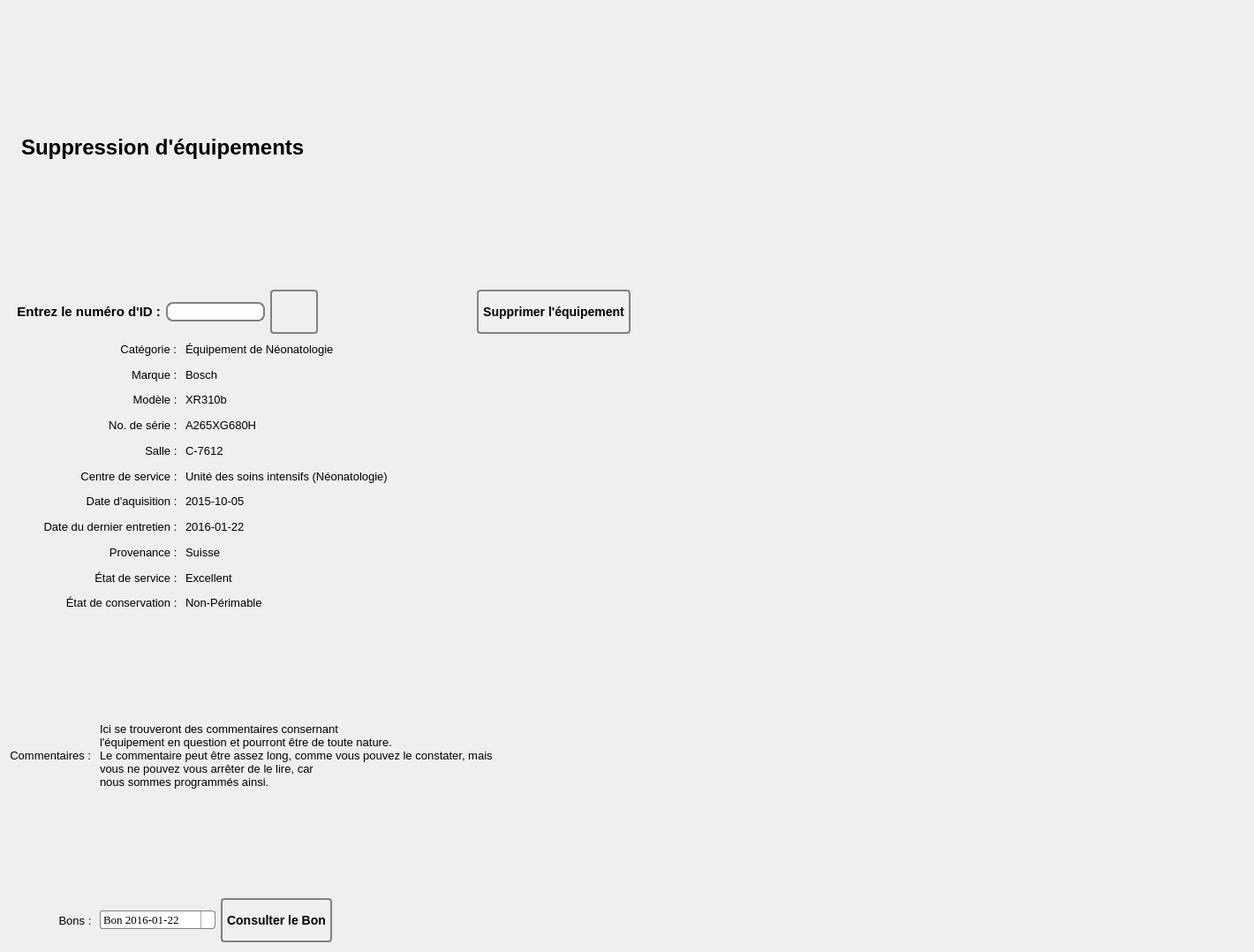
<?xml version="1.0" encoding="UTF-8"?>
<ui version="4.0">
 <class>SuppressionEquipement</class>
 <widget class="QWidget" name="SuppressionEquipement">
  <property name="geometry">
   <rect>
    <x>0</x>
    <y>0</y>
    <width>1420</width>
    <height>1078</height>
   </rect>
  </property>
  <property name="windowTitle">
   <string>Form</string>
  </property>
  <property name="styleSheet">
   <string notr="true">#MainFrame {

background: white;
}
QLineEdit {
padding: 1px;
border-style: solid;
border: 2px solid gray;
border-radius: 8px;
min-width: 50px;
max-width: 150px;
}

QDateEdit {
max-width: 105px
}

QPushButton {
color: black;
background-color: rgb(240, 240, 240);
border-width: 2px;
border-color: grey;
border-style: solid;
border-radius: 4px;
padding: 3px;
font: bold 14px;
padding-left: 5px;
padding-right: 5px;
min-width: 40px;
max-width:220px;
min-height: 40px;
max-height: 40px;
}

QPushButton:hover {
background-color: qlineargradient(x1: 0, y1: 1, x2: 0, y2: 0, stop: 0 #edf2f8, stop: 1 #c8d9ea);
}

QPushButton:pressed {
background-color: rgb(193, 213, 243);
}


QComboBox {
    border: 1px solid gray;
    border-radius: 3px;
    padding: 1px 18px 1px 3px;
    min-width: 8em;
	max-width: 200px;
	
}

QComboBox:editable {
    background: white;
}

QComboBox:!editable, QComboBox::drop-down:editable {
     background: qlineargradient(x1: 0, y1: 0, x2: 0, y2: 1,
                                 stop: 0 #E1E1E1, stop: 0.4 #DDDDDD,
                                 stop: 0.5 #D8D8D8, stop: 1.0 #D3D3D3);
}

/* QComboBox gets the &quot;on&quot; state when the popup is open */
QComboBox:!editable:on, QComboBox::drop-down:editable:on {
    background: qlineargradient(x1: 0, y1: 0, x2: 0, y2: 1,
                                stop: 0 #D3D3D3, stop: 0.4 #D8D8D8,
                                stop: 0.5 #DDDDDD, stop: 1.0 #E1E1E1);
}

QComboBox:on { /* shift the text when the popup opens */
    padding-top: 3px;
    padding-left: 4px;
}

QComboBox::drop-down {
    subcontrol-origin: padding;
    subcontrol-position: top right;
    width: 15px;

    border-left-width: 1px;
    border-left-color: darkgrey;
    border-left-style: solid; /* just a single line */
    border-top-right-radius: 3px; /* same radius as the QComboBox */
    border-bottom-right-radius: 3px;
}

QComboBox::down-arrow {
    image: url(/usr/share/icons/crystalsvg/16x16/actions/1downarrow.png);
}

QComboBox::down-arrow:on { /* shift the arrow when popup is open */
    top: 1px;
    left: 1px;
}</string>
  </property>
  <layout class="QGridLayout" name="gridLayout">
   <item row="0" column="0" colspan="4">
    <layout class="QHBoxLayout" name="titreLayout">
     <item>
      <widget class="QLabel" name="iconConsultationEquipement">
       <property name="text">
        <string/>
       </property>
       <property name="pixmap">
        <pixmap>../Images/garbage (2).png</pixmap>
       </property>
       <property name="scaledContents">
        <bool>false</bool>
       </property>
      </widget>
     </item>
     <item>
      <widget class="QLabel" name="labelTitreConsultationEquipement">
       <property name="font">
        <font>
         <family>MS Shell Dlg 2</family>
         <pointsize>18</pointsize>
         <weight>75</weight>
         <italic>false</italic>
         <bold>true</bold>
         <underline>false</underline>
        </font>
       </property>
       <property name="text">
        <string>Suppression d'équipements</string>
       </property>
      </widget>
     </item>
     <item>
      <spacer name="horizontalSpacer_4">
       <property name="orientation">
        <enum>Qt::Horizontal</enum>
       </property>
       <property name="sizeHint" stdset="0">
        <size>
         <width>40</width>
         <height>20</height>
        </size>
       </property>
      </spacer>
     </item>
    </layout>
   </item>
   <item row="1" column="0" colspan="3">
    <layout class="QHBoxLayout" name="idLayout">
     <item>
      <widget class="QLabel" name="labelId">
       <property name="font">
        <font>
         <pointsize>11</pointsize>
         <weight>75</weight>
         <bold>true</bold>
        </font>
       </property>
       <property name="text">
        <string>  Entrez le numéro d'ID :</string>
       </property>
       <property name="alignment">
        <set>Qt::AlignCenter</set>
       </property>
      </widget>
     </item>
     <item>
      <widget class="QLineEdit" name="lineEditId"/>
     </item>
    </layout>
   </item>
   <item row="1" column="3">
    <layout class="QHBoxLayout" name="buttonsLayout">
     <item>
      <layout class="QVBoxLayout" name="verticalLayout_3">
       <item>
        <widget class="QPushButton" name="boutonAfficherEquipement">
         <property name="font">
          <font>
           <pointsize>-1</pointsize>
           <weight>75</weight>
           <italic>false</italic>
           <bold>true</bold>
          </font>
         </property>
         <property name="text">
          <string/>
         </property>
         <property name="icon">
          <iconset>
           <normaloff>../Images/Refresh2.png</normaloff>../Images/Refresh2.png</iconset>
         </property>
         <property name="iconSize">
          <size>
           <width>36</width>
           <height>36</height>
          </size>
         </property>
        </widget>
       </item>
      </layout>
     </item>
     <item>
      <spacer name="horizontalSpacer_8">
       <property name="orientation">
        <enum>Qt::Horizontal</enum>
       </property>
       <property name="sizeHint" stdset="0">
        <size>
         <width>40</width>
         <height>20</height>
        </size>
       </property>
      </spacer>
     </item>
     <item>
      <widget class="QPushButton" name="boutonSupprimerEquipement">
       <property name="font">
        <font>
         <pointsize>-1</pointsize>
         <weight>75</weight>
         <italic>false</italic>
         <bold>true</bold>
        </font>
       </property>
       <property name="text">
        <string>Supprimer l'équipement</string>
       </property>
       <property name="icon">
        <iconset>
         <normaloff>../Images/garbage (1).png</normaloff>../Images/garbage (1).png</iconset>
       </property>
       <property name="iconSize">
        <size>
         <width>42</width>
         <height>42</height>
        </size>
       </property>
      </widget>
     </item>
     <item>
      <spacer name="horizontalSpacer_6">
       <property name="orientation">
        <enum>Qt::Horizontal</enum>
       </property>
       <property name="sizeHint" stdset="0">
        <size>
         <width>40</width>
         <height>20</height>
        </size>
       </property>
      </spacer>
     </item>
     <item>
      <spacer name="horizontalSpacer_5">
       <property name="orientation">
        <enum>Qt::Horizontal</enum>
       </property>
       <property name="sizeHint" stdset="0">
        <size>
         <width>40</width>
         <height>20</height>
        </size>
       </property>
      </spacer>
     </item>
     <item>
      <spacer name="horizontalSpacer_2">
       <property name="orientation">
        <enum>Qt::Horizontal</enum>
       </property>
       <property name="sizeHint" stdset="0">
        <size>
         <width>40</width>
         <height>20</height>
        </size>
       </property>
      </spacer>
     </item>
     <item>
      <spacer name="horizontalSpacer">
       <property name="orientation">
        <enum>Qt::Horizontal</enum>
       </property>
       <property name="sizeHint" stdset="0">
        <size>
         <width>40</width>
         <height>20</height>
        </size>
       </property>
      </spacer>
     </item>
    </layout>
   </item>
   <item row="2" column="0" colspan="2">
    <layout class="QVBoxLayout" name="verticalLayout">
     <item alignment="Qt::AlignRight">
      <widget class="QLabel" name="labelTitreCategorie">
       <property name="font">
        <font>
         <pointsize>10</pointsize>
        </font>
       </property>
       <property name="text">
        <string>Catégorie : </string>
       </property>
       <property name="alignment">
        <set>Qt::AlignCenter</set>
       </property>
      </widget>
     </item>
     <item alignment="Qt::AlignRight">
      <widget class="QLabel" name="labelTitreMarque">
       <property name="font">
        <font>
         <pointsize>10</pointsize>
        </font>
       </property>
       <property name="text">
        <string>Marque : </string>
       </property>
       <property name="alignment">
        <set>Qt::AlignCenter</set>
       </property>
      </widget>
     </item>
     <item>
      <widget class="QLabel" name="labelTitreModele">
       <property name="font">
        <font>
         <pointsize>10</pointsize>
        </font>
       </property>
       <property name="text">
        <string>Modèle : </string>
       </property>
       <property name="alignment">
        <set>Qt::AlignRight|Qt::AlignTrailing|Qt::AlignVCenter</set>
       </property>
      </widget>
     </item>
     <item>
      <widget class="QLabel" name="labelTitreNoDeSerie">
       <property name="font">
        <font>
         <pointsize>10</pointsize>
        </font>
       </property>
       <property name="text">
        <string>No. de série : </string>
       </property>
       <property name="alignment">
        <set>Qt::AlignRight|Qt::AlignTrailing|Qt::AlignVCenter</set>
       </property>
      </widget>
     </item>
     <item>
      <widget class="QLabel" name="labelTitreSalle">
       <property name="font">
        <font>
         <pointsize>10</pointsize>
        </font>
       </property>
       <property name="text">
        <string>Salle : </string>
       </property>
       <property name="alignment">
        <set>Qt::AlignRight|Qt::AlignTrailing|Qt::AlignVCenter</set>
       </property>
      </widget>
     </item>
     <item>
      <widget class="QLabel" name="labelTitreCentreDeService">
       <property name="font">
        <font>
         <pointsize>10</pointsize>
        </font>
       </property>
       <property name="text">
        <string>Centre de service : </string>
       </property>
       <property name="alignment">
        <set>Qt::AlignRight|Qt::AlignTrailing|Qt::AlignVCenter</set>
       </property>
      </widget>
     </item>
     <item>
      <widget class="QLabel" name="labelTitreDateDaquisition">
       <property name="font">
        <font>
         <pointsize>10</pointsize>
        </font>
       </property>
       <property name="text">
        <string>Date d'aquisition : </string>
       </property>
       <property name="alignment">
        <set>Qt::AlignRight|Qt::AlignTrailing|Qt::AlignVCenter</set>
       </property>
      </widget>
     </item>
     <item>
      <widget class="QLabel" name="labelTitreDateDuDernierEntretien">
       <property name="font">
        <font>
         <pointsize>10</pointsize>
        </font>
       </property>
       <property name="text">
        <string>Date du dernier entretien : </string>
       </property>
       <property name="alignment">
        <set>Qt::AlignRight|Qt::AlignTrailing|Qt::AlignVCenter</set>
       </property>
      </widget>
     </item>
     <item>
      <widget class="QLabel" name="labelTitreProvenance">
       <property name="font">
        <font>
         <pointsize>10</pointsize>
        </font>
       </property>
       <property name="text">
        <string>Provenance : </string>
       </property>
       <property name="alignment">
        <set>Qt::AlignRight|Qt::AlignTrailing|Qt::AlignVCenter</set>
       </property>
      </widget>
     </item>
     <item>
      <widget class="QLabel" name="labelTitreEtatDeService">
       <property name="font">
        <font>
         <pointsize>10</pointsize>
        </font>
       </property>
       <property name="text">
        <string>État de service : </string>
       </property>
       <property name="alignment">
        <set>Qt::AlignRight|Qt::AlignTrailing|Qt::AlignVCenter</set>
       </property>
      </widget>
     </item>
     <item>
      <widget class="QLabel" name="labelTitreEtatDeConservation">
       <property name="font">
        <font>
         <pointsize>10</pointsize>
        </font>
       </property>
       <property name="text">
        <string>État de conservation : </string>
       </property>
       <property name="alignment">
        <set>Qt::AlignRight|Qt::AlignTrailing|Qt::AlignVCenter</set>
       </property>
      </widget>
     </item>
    </layout>
   </item>
   <item row="2" column="2" colspan="2">
    <layout class="QVBoxLayout" name="verticalLayout_2">
     <item>
      <widget class="QLabel" name="labelCategorie">
       <property name="font">
        <font>
         <pointsize>10</pointsize>
        </font>
       </property>
       <property name="text">
        <string>Équipement de Néonatologie</string>
       </property>
       <property name="alignment">
        <set>Qt::AlignLeading|Qt::AlignLeft|Qt::AlignVCenter</set>
       </property>
      </widget>
     </item>
     <item>
      <widget class="QLabel" name="labelMarque">
       <property name="font">
        <font>
         <pointsize>10</pointsize>
        </font>
       </property>
       <property name="text">
        <string>Bosch</string>
       </property>
       <property name="alignment">
        <set>Qt::AlignLeading|Qt::AlignLeft|Qt::AlignVCenter</set>
       </property>
      </widget>
     </item>
     <item>
      <widget class="QLabel" name="labelModele">
       <property name="font">
        <font>
         <pointsize>10</pointsize>
        </font>
       </property>
       <property name="text">
        <string>XR310b</string>
       </property>
       <property name="alignment">
        <set>Qt::AlignLeading|Qt::AlignLeft|Qt::AlignVCenter</set>
       </property>
      </widget>
     </item>
     <item>
      <widget class="QLabel" name="labelNoDeSerie">
       <property name="font">
        <font>
         <pointsize>10</pointsize>
        </font>
       </property>
       <property name="text">
        <string>A265XG680H</string>
       </property>
       <property name="alignment">
        <set>Qt::AlignLeading|Qt::AlignLeft|Qt::AlignVCenter</set>
       </property>
      </widget>
     </item>
     <item>
      <widget class="QLabel" name="labelSalle">
       <property name="font">
        <font>
         <pointsize>10</pointsize>
        </font>
       </property>
       <property name="text">
        <string>C-7612</string>
       </property>
       <property name="alignment">
        <set>Qt::AlignLeading|Qt::AlignLeft|Qt::AlignVCenter</set>
       </property>
      </widget>
     </item>
     <item>
      <widget class="QLabel" name="labelCentreDeService">
       <property name="font">
        <font>
         <pointsize>10</pointsize>
        </font>
       </property>
       <property name="text">
        <string>Unité des soins intensifs (Néonatologie)</string>
       </property>
       <property name="alignment">
        <set>Qt::AlignLeading|Qt::AlignLeft|Qt::AlignVCenter</set>
       </property>
      </widget>
     </item>
     <item>
      <widget class="QLabel" name="labelDateDaquisition">
       <property name="font">
        <font>
         <pointsize>10</pointsize>
        </font>
       </property>
       <property name="text">
        <string>2015-10-05</string>
       </property>
       <property name="alignment">
        <set>Qt::AlignLeading|Qt::AlignLeft|Qt::AlignVCenter</set>
       </property>
      </widget>
     </item>
     <item>
      <widget class="QLabel" name="labelDateDuDernierEntretien">
       <property name="font">
        <font>
         <pointsize>10</pointsize>
        </font>
       </property>
       <property name="text">
        <string>2016-01-22</string>
       </property>
       <property name="alignment">
        <set>Qt::AlignLeading|Qt::AlignLeft|Qt::AlignVCenter</set>
       </property>
      </widget>
     </item>
     <item>
      <widget class="QLabel" name="labelProvenance">
       <property name="font">
        <font>
         <pointsize>10</pointsize>
        </font>
       </property>
       <property name="text">
        <string>Suisse</string>
       </property>
       <property name="alignment">
        <set>Qt::AlignLeading|Qt::AlignLeft|Qt::AlignVCenter</set>
       </property>
      </widget>
     </item>
     <item>
      <widget class="QLabel" name="labelEtatDeService">
       <property name="font">
        <font>
         <pointsize>10</pointsize>
        </font>
       </property>
       <property name="text">
        <string>Excellent</string>
       </property>
       <property name="alignment">
        <set>Qt::AlignLeading|Qt::AlignLeft|Qt::AlignVCenter</set>
       </property>
      </widget>
     </item>
     <item>
      <widget class="QLabel" name="labelEtatDeConservation">
       <property name="font">
        <font>
         <pointsize>10</pointsize>
        </font>
       </property>
       <property name="text">
        <string>Non-Périmable</string>
       </property>
       <property name="alignment">
        <set>Qt::AlignLeading|Qt::AlignLeft|Qt::AlignVCenter</set>
       </property>
      </widget>
     </item>
    </layout>
   </item>
   <item row="3" column="0">
    <layout class="QHBoxLayout" name="horizontalLayout_7">
     <item alignment="Qt::AlignRight">
      <widget class="QLabel" name="labelTitreCommentaires">
       <property name="font">
        <font>
         <pointsize>10</pointsize>
        </font>
       </property>
       <property name="text">
        <string>Commentaires : </string>
       </property>
       <property name="alignment">
        <set>Qt::AlignCenter</set>
       </property>
      </widget>
     </item>
    </layout>
   </item>
   <item row="3" column="1" colspan="3">
    <layout class="QHBoxLayout" name="horizontalLayout_5">
     <item>
      <widget class="QLabel" name="labelCommentaires">
       <property name="font">
        <font>
         <pointsize>10</pointsize>
        </font>
       </property>
       <property name="text">
        <string>Ici se trouveront des commentaires consernant
l'équipement en question et pourront être de toute nature.
Le commentaire peut être assez long, comme vous pouvez le constater, mais
vous ne pouvez vous arrêter de le lire, car
nous sommes programmés ainsi.</string>
       </property>
       <property name="alignment">
        <set>Qt::AlignLeading|Qt::AlignLeft|Qt::AlignVCenter</set>
       </property>
      </widget>
     </item>
    </layout>
   </item>
   <item row="4" column="0">
    <layout class="QHBoxLayout" name="horizontalLayout_8">
     <item>
      <widget class="QLabel" name="labelTitreBons">
       <property name="font">
        <font>
         <pointsize>10</pointsize>
        </font>
       </property>
       <property name="text">
        <string>Bons : </string>
       </property>
       <property name="alignment">
        <set>Qt::AlignRight|Qt::AlignTrailing|Qt::AlignVCenter</set>
       </property>
      </widget>
     </item>
    </layout>
   </item>
   <item row="4" column="1" colspan="3">
    <layout class="QHBoxLayout" name="horizontalLayout_6">
     <item alignment="Qt::AlignLeft">
      <widget class="QComboBox" name="comboBoxBons">
       <property name="font">
        <font>
         <family>Times New Roman</family>
         <pointsize>10</pointsize>
        </font>
       </property>
       <property name="maxCount">
        <number>2147483645</number>
       </property>
       <property name="sizeAdjustPolicy">
        <enum>QComboBox::AdjustToContentsOnFirstShow</enum>
       </property>
       <item>
        <property name="text">
         <string>Bon 2016-01-22</string>
        </property>
        <property name="icon">
         <iconset>
          <normaloff>../../../SIMM-2.0/Apprentissage Python/exercices/Hatim/Accueil/view-icon.png</normaloff>../../../SIMM-2.0/Apprentissage Python/exercices/Hatim/Accueil/view-icon.png</iconset>
        </property>
       </item>
       <item>
        <property name="text">
         <string>Bon 2016-03-07</string>
        </property>
        <property name="icon">
         <iconset>
          <normaloff>../../../SIMM-2.0/Apprentissage Python/exercices/Hatim/Accueil/view-icon.png</normaloff>../../../SIMM-2.0/Apprentissage Python/exercices/Hatim/Accueil/view-icon.png</iconset>
        </property>
       </item>
       <item>
        <property name="text">
         <string>Bon 2016-05-12</string>
        </property>
        <property name="icon">
         <iconset>
          <normaloff>../../../SIMM-2.0/Apprentissage Python/exercices/Hatim/Accueil/view-icon.png</normaloff>../../../SIMM-2.0/Apprentissage Python/exercices/Hatim/Accueil/view-icon.png</iconset>
        </property>
       </item>
      </widget>
     </item>
     <item>
      <widget class="QPushButton" name="boutonConsulterBon">
       <property name="text">
        <string>Consulter le Bon</string>
       </property>
       <property name="icon">
        <iconset>
         <normaloff>../Images/navigation.png</normaloff>../Images/navigation.png</iconset>
       </property>
      </widget>
     </item>
     <item>
      <spacer name="horizontalSpacer_3">
       <property name="orientation">
        <enum>Qt::Horizontal</enum>
       </property>
       <property name="sizeHint" stdset="0">
        <size>
         <width>40</width>
         <height>20</height>
        </size>
       </property>
      </spacer>
     </item>
    </layout>
   </item>
  </layout>
 </widget>
 <resources/>
 <connections/>
</ui>
